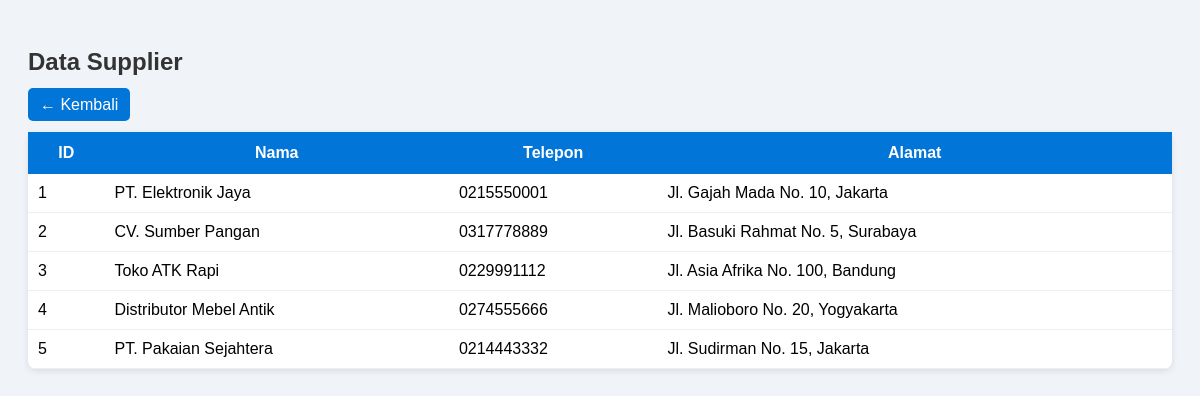
Screenshot of /supplier_index.php (signed in) with the database file from the repository.
### tables this page shows
CREATE TABLE `supplier` (
  `id` int(11) NOT NULL,
  `nama` varchar(100) DEFAULT NULL,
  `telp` varchar(12) DEFAULT NULL,
  `alamat` text DEFAULT NULL
);

### supplier_index.php (the view, shortened to what this page needs)
<?php
require 'koneksi.php';
$stmt = $pdo->query("SELECT * FROM supplier ORDER BY id ASC");
$data = $stmt->fetchAll(PDO::FETCH_ASSOC);
?>
<!DOCTYPE html>
<html>
<head>
</head>
<body>
<h2>Data Supplier</h2>
<a href="data_master.php" class="btn">← Kembali</a>
<br><br>
<table>
<tr>
    <th>ID</th>
    <th>Nama</th>
    <th>Telepon</th>
    <th>Alamat</th>
</tr>
<?php foreach ($data as $s): ?>
<tr>
    <td><?= $s['id'] ?></td>
    <td><?= $s['nama'] ?></td>
    <td><?= $s['telp'] ?></td>
    <td><?= $s['alamat'] ?></td>
</tr>
<?php endforeach; ?>
</table>
</body>
</html>

### supplier_index.php (style rules this page uses)
body { font-family: Arial; background: #f0f4f8; padding:20px; }
h2 { color:#333; }
a.btn { padding:8px 12px; background:#0275d8; color:white; border-radius:5px; text-decoration:none; }
table { width:100%; border-collapse:collapse; background:white; border-radius:8px; box-shadow:0 2px 6px rgba(0,0,0,0.1); }
th { background:#0275d8; color:white; padding:12px; }
td { padding:10px; border-bottom:1px solid #eee; }

### rows the page displays
supplier: id "1", nama "PT. Elektronik Jaya", telp "0215550001", alamat "Jl. Gajah Mada No. 10, Jakarta"
supplier: id "2", nama "CV. Sumber Pangan", telp "0317778889", alamat "Jl. Basuki Rahmat No. 5, Surabaya"
supplier: id "3", nama "Toko ATK Rapi", telp "0229991112", alamat "Jl. Asia Afrika No. 100, Bandung"
supplier: id "4", nama "Distributor Mebel Antik", telp "0274555666", alamat "Jl. Malioboro No. 20, Yogyakarta"
supplier: id "5", nama "PT. Pakaian Sejahtera", telp "0214443332", alamat "Jl. Sudirman No. 15, Jakarta"
